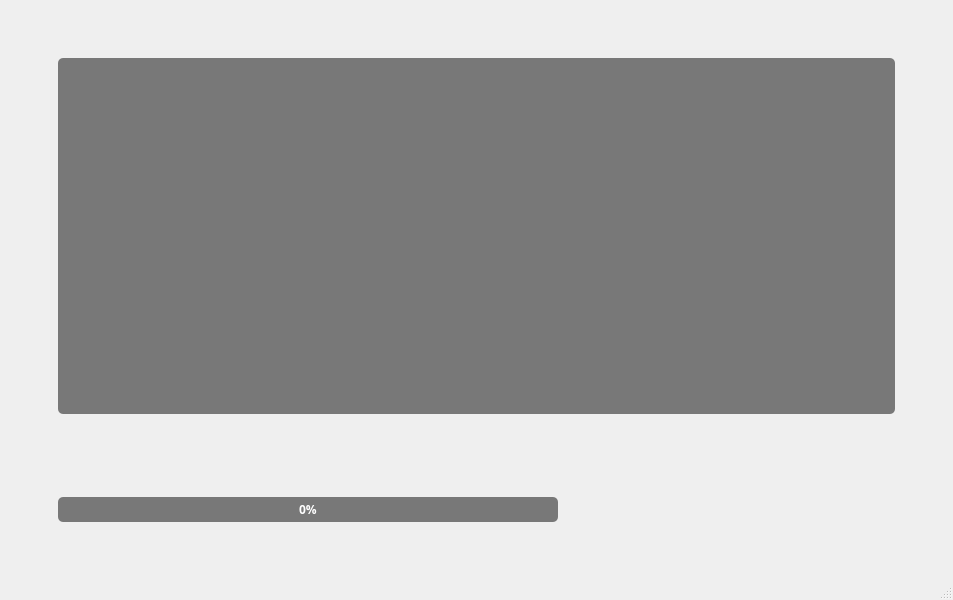
<?xml version="1.0" encoding="UTF-8"?>
<ui version="4.0">
 <class>MainWindow</class>
 <widget class="QMainWindow" name="MainWindow">
  <property name="geometry">
   <rect>
    <x>0</x>
    <y>0</y>
    <width>953</width>
    <height>600</height>
   </rect>
  </property>
  <property name="windowTitle">
   <string>ANF (Agence National des Frequences) v1.0 Beta</string>
  </property>
  <property name="windowIcon">
   <iconset resource="IMG.qrc">
    <normaloff>:/IMG/anf2.jpg</normaloff>:/IMG/anf2.jpg</iconset>
  </property>
  <property name="styleSheet">
   <string notr="true">QMainWindow {
  border-image: url(&quot;:/IMG/wp2209431.jpg&quot;);
}</string>
  </property>
  <widget class="QWidget" name="centralwidget">
   <property name="mouseTracking">
    <bool>false</bool>
   </property>
   <property name="autoFillBackground">
    <bool>false</bool>
   </property>
   <layout class="QGridLayout" name="gridLayout">
    <item row="0" column="0">
     <widget class="QStackedWidget" name="stackedWidget">
      <property name="currentIndex">
       <number>1</number>
      </property>
      <widget class="QWidget" name="page"/>
      <widget class="QWidget" name="page_2">
       <layout class="QGridLayout" name="gridLayout_2">
        <item row="0" column="0">
         <spacer name="horizontalSpacer_2">
          <property name="orientation">
           <enum>Qt::Horizontal</enum>
          </property>
          <property name="sizeType">
           <enum>QSizePolicy::Minimum</enum>
          </property>
          <property name="sizeHint" stdset="0">
           <size>
            <width>40</width>
            <height>20</height>
           </size>
          </property>
         </spacer>
        </item>
        <item row="0" column="1">
         <layout class="QVBoxLayout" name="verticalLayout">
          <item>
           <spacer name="verticalSpacer_2">
            <property name="orientation">
             <enum>Qt::Vertical</enum>
            </property>
            <property name="sizeType">
             <enum>QSizePolicy::Minimum</enum>
            </property>
            <property name="sizeHint" stdset="0">
             <size>
              <width>20</width>
              <height>40</height>
             </size>
            </property>
           </spacer>
          </item>
          <item>
           <widget class="QTableView" name="tableView">
            <property name="font">
             <font>
              <family>Cairo Light</family>
              <pointsize>10</pointsize>
             </font>
            </property>
            <property name="styleSheet">
             <string notr="true">QTableView {
    gridline-color: white;
color:white;
   background-color:rgba(0,0,0,50%);
border:0px;
border-radius: 5px;
    }
QHeaderView {background-color: transparent;
color:white;

}
QHeaderView::section{
border-style: none;
background-color: transparent;
margin-bottom:5px;
margin-top:5px;
border:0px;
}
QTableView QTableCornerButton::section {
     bottom-style:none;
border:0px;

 }
</string>
            </property>
            <property name="sizeAdjustPolicy">
             <enum>QAbstractScrollArea::AdjustIgnored</enum>
            </property>
            <property name="autoScroll">
             <bool>true</bool>
            </property>
            <property name="dragEnabled">
             <bool>true</bool>
            </property>
            <property name="alternatingRowColors">
             <bool>false</bool>
            </property>
            <property name="textElideMode">
             <enum>Qt::ElideNone</enum>
            </property>
            <property name="verticalScrollMode">
             <enum>QAbstractItemView::ScrollPerItem</enum>
            </property>
            <property name="showGrid">
             <bool>false</bool>
            </property>
            <property name="gridStyle">
             <enum>Qt::NoPen</enum>
            </property>
            <property name="sortingEnabled">
             <bool>true</bool>
            </property>
            <property name="wordWrap">
             <bool>false</bool>
            </property>
            <property name="cornerButtonEnabled">
             <bool>false</bool>
            </property>
            <attribute name="horizontalHeaderVisible">
             <bool>false</bool>
            </attribute>
            <attribute name="horizontalHeaderMinimumSectionSize">
             <number>300</number>
            </attribute>
            <attribute name="horizontalHeaderHighlightSections">
             <bool>false</bool>
            </attribute>
           </widget>
          </item>
          <item>
           <spacer name="verticalSpacer">
            <property name="orientation">
             <enum>Qt::Vertical</enum>
            </property>
            <property name="sizeType">
             <enum>QSizePolicy::Minimum</enum>
            </property>
            <property name="sizeHint" stdset="0">
             <size>
              <width>20</width>
              <height>40</height>
             </size>
            </property>
           </spacer>
          </item>
          <item>
           <layout class="QHBoxLayout" name="horizontalLayout">
            <item>
             <widget class="QProgressBar" name="progressBar">
              <property name="minimumSize">
               <size>
                <width>500</width>
                <height>0</height>
               </size>
              </property>
              <property name="baseSize">
               <size>
                <width>0</width>
                <height>0</height>
               </size>
              </property>
              <property name="font">
               <font>
                <family>Cairo</family>
                <weight>75</weight>
                <bold>true</bold>
               </font>
              </property>
              <property name="styleSheet">
               <string notr="true">QProgressBar { border: 0px solid #909090; ;
color: white;
background-color:rgba(0,0,0,50%);
border-radius:5px; 
text-align: center;}

QProgressBar::chunk { 
    background-color: rgb(16, 124, 65);
border-radius:5px; 
}

</string>
              </property>
              <property name="value">
               <number>0</number>
              </property>
             </widget>
            </item>
            <item>
             <spacer name="horizontalSpacer">
              <property name="orientation">
               <enum>Qt::Horizontal</enum>
              </property>
              <property name="sizeType">
               <enum>QSizePolicy::Expanding</enum>
              </property>
              <property name="sizeHint" stdset="0">
               <size>
                <width>40</width>
                <height>20</height>
               </size>
              </property>
             </spacer>
            </item>
            <item>
             <widget class="QPushButton" name="pushButton">
              <property name="minimumSize">
               <size>
                <width>100</width>
                <height>100</height>
               </size>
              </property>
              <property name="styleSheet">
               <string notr="true">QPushButton{
background-color: transparent;
border-image: url(:/IMG/xlsxfile.png);
background: none;
border: none;
background-repeat: none;
}
QPushButton:hover{
background-color: transparent;
border-image: url(:/IMG/xlsxfileexport.png);
background: none;
border: none;
background-repeat: none;
}</string>
              </property>
              <property name="text">
               <string/>
              </property>
              <property name="iconSize">
               <size>
                <width>20</width>
                <height>50</height>
               </size>
              </property>
             </widget>
            </item>
            <item>
             <widget class="QPushButton" name="pushButton_2">
              <property name="minimumSize">
               <size>
                <width>100</width>
                <height>100</height>
               </size>
              </property>
              <property name="font">
               <font>
                <family>Consolas</family>
               </font>
              </property>
              <property name="styleSheet">
               <string notr="true">QPushButton{
background-color: transparent;
border-image: url(:/IMG/licfile.png);
background: none;
border: none;
background-repeat: none;
}
QPushButton:hover{
background-color: transparent;
border-image: url(:/IMG/licfileexport.png);
background: none;
border: none;
background-repeat: none;
}</string>
              </property>
              <property name="text">
               <string/>
              </property>
              <property name="iconSize">
               <size>
                <width>100</width>
                <height>100</height>
               </size>
              </property>
             </widget>
            </item>
           </layout>
          </item>
         </layout>
        </item>
        <item row="0" column="2">
         <spacer name="horizontalSpacer_3">
          <property name="orientation">
           <enum>Qt::Horizontal</enum>
          </property>
          <property name="sizeType">
           <enum>QSizePolicy::Minimum</enum>
          </property>
          <property name="sizeHint" stdset="0">
           <size>
            <width>40</width>
            <height>20</height>
           </size>
          </property>
         </spacer>
        </item>
       </layout>
      </widget>
     </widget>
    </item>
   </layout>
  </widget>
  <widget class="QMenuBar" name="menubar">
   <property name="geometry">
    <rect>
     <x>0</x>
     <y>0</y>
     <width>953</width>
     <height>21</height>
    </rect>
   </property>
   <property name="defaultUp">
    <bool>false</bool>
   </property>
  </widget>
  <widget class="QStatusBar" name="statusbar"/>
 </widget>
 <resources>
  <include location="IMG.qrc"/>
 </resources>
 <connections/>
</ui>
